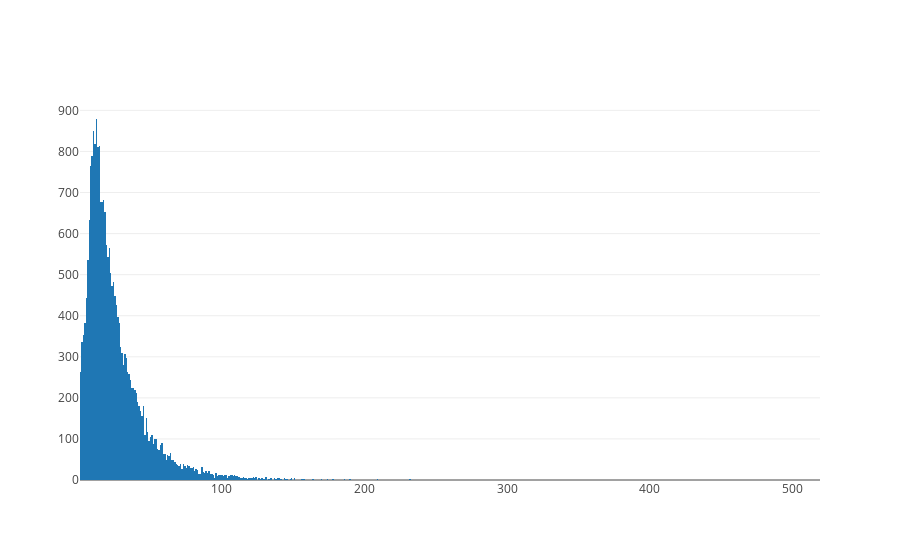

The cell this chart's notebook holds for it:
### Markdown cell above
## Histogram of Comment Word Counts

### Code cell
# Words
iplot([go.Histogram(x=dat['descript_word_len'])], filename='basic histogram')

### Figure 1 — Plotly figure (JSON) as saved in the notebook; plotly's stock layout.template omitted (floating-point values rounded to 4 significant figures; data arrays with more than 128 entries replaced by an {"elided": "..."} marker saying what was removed)
{"data": [{"type": "histogram", "uid": "56beaa1e-c84f-11e8-af54-9cb6d0ed5078", "x": {"elided": "23090 int values"}}], "layout": {}}
